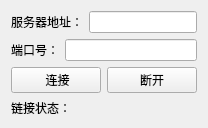
            <widget class="QWidget" name="tab_2">
             <attribute name="title">
              <string>智控屏设置</string>
             </attribute>
             <layout class="QGridLayout" name="gridLayout_12">
              <item row="0" column="0" colspan="2">
               <layout class="QHBoxLayout" name="horizontalLayout_49">
                <item>
                 <widget class="QLabel" name="label_28">
                  <property name="text">
                   <string>服务器地址：</string>
                  </property>
                 </widget>
                </item>
                <item>
                 <widget class="myLineEdit" name="serverAddressEdit"/>
                </item>
               </layout>
              </item>
              <item row="2" column="0">
               <widget class="QPushButton" name="connectButton">
                <property name="text">
                 <string> 连接</string>
                </property>
               </widget>
              </item>
              <item row="3" column="0">
               <widget class="QLabel" name="connectStatus">
                <property name="text">
                 <string>链接状态：</string>
                </property>
               </widget>
              </item>
              <item row="1" column="0" colspan="2">
               <layout class="QHBoxLayout" name="horizontalLayout_50">
                <item>
                 <widget class="QLabel" name="label_25">
                  <property name="text">
                   <string>端口号：</string>
                  </property>
                 </widget>
                </item>
                <item>
                 <widget class="myLineEdit" name="serverPortEdit"/>
                </item>
               </layout>
              </item>
              <item row="2" column="1">
               <widget class="QPushButton" name="disconnectButton">
                <property name="text">
                 <string>断开</string>
                </property>
               </widget>
              </item>
             </layout>
            </widget>
